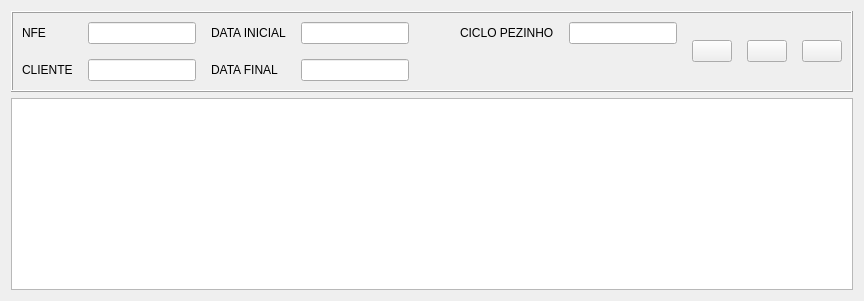
          <widget class="QWidget" name="page_3">
           <layout class="QVBoxLayout" name="verticalLayout_10">
            <item>
             <widget class="QFrame" name="frame_6">
              <property name="sizePolicy">
               <sizepolicy hsizetype="Preferred" vsizetype="Fixed">
                <horstretch>0</horstretch>
                <verstretch>0</verstretch>
               </sizepolicy>
              </property>
              <property name="minimumSize">
               <size>
                <width>0</width>
                <height>0</height>
               </size>
              </property>
              <property name="maximumSize">
               <size>
                <width>16777215</width>
                <height>16777215</height>
               </size>
              </property>
              <property name="frameShape">
               <enum>QFrame::Box</enum>
              </property>
              <property name="frameShadow">
               <enum>QFrame::Raised</enum>
              </property>
              <layout class="QHBoxLayout" name="horizontalLayout_14">
               <property name="spacing">
                <number>15</number>
               </property>
               <item>
                <layout class="QGridLayout" name="gridLayout_13">
                 <property name="leftMargin">
                  <number>0</number>
                 </property>
                 <property name="bottomMargin">
                  <number>0</number>
                 </property>
                 <item row="0" column="2" rowspan="2">
                  <widget class="QLabel" name="label_53">
                   <property name="text">
                    <string>DATA INICIAL</string>
                   </property>
                  </widget>
                 </item>
                 <item row="0" column="1" rowspan="2">
                  <widget class="QLineEdit" name="lineEdit_23"/>
                 </item>
                 <item row="0" column="0" rowspan="2">
                  <widget class="QLabel" name="label_49">
                   <property name="text">
                    <string>NFE</string>
                   </property>
                  </widget>
                 </item>
                 <item row="2" column="2">
                  <widget class="QLabel" name="label_54">
                   <property name="text">
                    <string>DATA FINAL</string>
                   </property>
                  </widget>
                 </item>
                 <item row="2" column="1">
                  <widget class="QLineEdit" name="lineEdit_24"/>
                 </item>
                 <item row="0" column="3" rowspan="2">
                  <layout class="QHBoxLayout" name="horizontalLayout_13">
                   <property name="spacing">
                    <number>2</number>
                   </property>
                   <property name="topMargin">
                    <number>0</number>
                   </property>
                   <property name="rightMargin">
                    <number>0</number>
                   </property>
                   <item>
                    <widget class="QLineEdit" name="lineEdit_25"/>
                   </item>
                   <item>
                    <widget class="QPushButton" name="bt_calendar_start_date_6">
                     <property name="sizePolicy">
                      <sizepolicy hsizetype="Fixed" vsizetype="Fixed">
                       <horstretch>0</horstretch>
                       <verstretch>0</verstretch>
                      </sizepolicy>
                     </property>
                     <property name="cursor">
                      <cursorShape>PointingHandCursor</cursorShape>
                     </property>
                     <property name="toolTip">
                      <string>CALENDÁRIO</string>
                     </property>
                     <property name="styleSheet">
                      <string notr="true">padding: 0; margin: 0</string>
                     </property>
                     <property name="text">
                      <string/>
                     </property>
                     <property name="icon">
                      <iconset resource="resource.qrc">
                       <normaloff>:/icons/assets/calendar-32.png</normaloff>:/icons/assets/calendar-32.png</iconset>
                     </property>
                     <property name="iconSize">
                      <size>
                       <width>25</width>
                       <height>25</height>
                      </size>
                     </property>
                     <property name="flat">
                      <bool>true</bool>
                     </property>
                    </widget>
                   </item>
                  </layout>
                 </item>
                 <item row="2" column="0">
                  <widget class="QLabel" name="label_48">
                   <property name="text">
                    <string>CLIENTE</string>
                   </property>
                  </widget>
                 </item>
                 <item row="0" column="5" rowspan="2">
                  <widget class="QLineEdit" name="lineEdit_26"/>
                 </item>
                 <item row="2" column="3">
                  <layout class="QHBoxLayout" name="horizontalLayout_17">
                   <property name="spacing">
                    <number>2</number>
                   </property>
                   <property name="topMargin">
                    <number>0</number>
                   </property>
                   <property name="rightMargin">
                    <number>0</number>
                   </property>
                   <item>
                    <widget class="QLineEdit" name="lineEdit_29"/>
                   </item>
                   <item>
                    <widget class="QPushButton" name="bt_calendar_start_date_8">
                     <property name="sizePolicy">
                      <sizepolicy hsizetype="Fixed" vsizetype="Fixed">
                       <horstretch>0</horstretch>
                       <verstretch>0</verstretch>
                      </sizepolicy>
                     </property>
                     <property name="cursor">
                      <cursorShape>PointingHandCursor</cursorShape>
                     </property>
                     <property name="toolTip">
                      <string>CALENDÁRIO</string>
                     </property>
                     <property name="styleSheet">
                      <string notr="true">padding: 0; margin: 0</string>
                     </property>
                     <property name="text">
                      <string/>
                     </property>
                     <property name="icon">
                      <iconset resource="resource.qrc">
                       <normaloff>:/icons/assets/calendar-32.png</normaloff>:/icons/assets/calendar-32.png</iconset>
                     </property>
                     <property name="iconSize">
                      <size>
                       <width>25</width>
                       <height>25</height>
                      </size>
                     </property>
                     <property name="flat">
                      <bool>true</bool>
                     </property>
                    </widget>
                   </item>
                  </layout>
                 </item>
                 <item row="0" column="4" rowspan="2">
                  <widget class="QLabel" name="label_55">
                   <property name="text">
                    <string>CICLO PEZINHO</string>
                   </property>
                  </widget>
                 </item>
                </layout>
               </item>
               <item>
                <layout class="QHBoxLayout" name="horizontalLayout_20">
                 <property name="rightMargin">
                  <number>0</number>
                 </property>
                 <item>
                  <widget class="QPushButton" name="pushButton_23">
                   <property name="text">
                    <string/>
                   </property>
                   <property name="icon">
                    <iconset resource="resource.qrc">
                     <normaloff>:/icons/assets/search-32.png</normaloff>:/icons/assets/search-32.png</iconset>
                   </property>
                   <property name="iconSize">
                    <size>
                     <width>32</width>
                     <height>32</height>
                    </size>
                   </property>
                   <property name="shortcut">
                    <string>Enter</string>
                   </property>
                  </widget>
                 </item>
                 <item>
                  <widget class="QPushButton" name="pushButton_7">
                   <property name="text">
                    <string/>
                   </property>
                   <property name="icon">
                    <iconset resource="resource.qrc">
                     <normaloff>:/icons/assets/erase-32.png</normaloff>:/icons/assets/erase-32.png</iconset>
                   </property>
                   <property name="iconSize">
                    <size>
                     <width>32</width>
                     <height>32</height>
                    </size>
                   </property>
                   <property name="shortcut">
                    <string>Enter</string>
                   </property>
                  </widget>
                 </item>
                 <item>
                  <widget class="QPushButton" name="pushButton_6">
                   <property name="text">
                    <string/>
                   </property>
                   <property name="icon">
                    <iconset resource="resource.qrc">
                     <normaloff>:/icons/assets/edit-32.png</normaloff>:/icons/assets/edit-32.png</iconset>
                   </property>
                   <property name="iconSize">
                    <size>
                     <width>32</width>
                     <height>32</height>
                    </size>
                   </property>
                   <property name="shortcut">
                    <string>Enter</string>
                   </property>
                  </widget>
                 </item>
                </layout>
               </item>
              </layout>
             </widget>
            </item>
            <item>
             <widget class="QTableView" name="tableView_4"/>
            </item>
           </layout>
          </widget>
